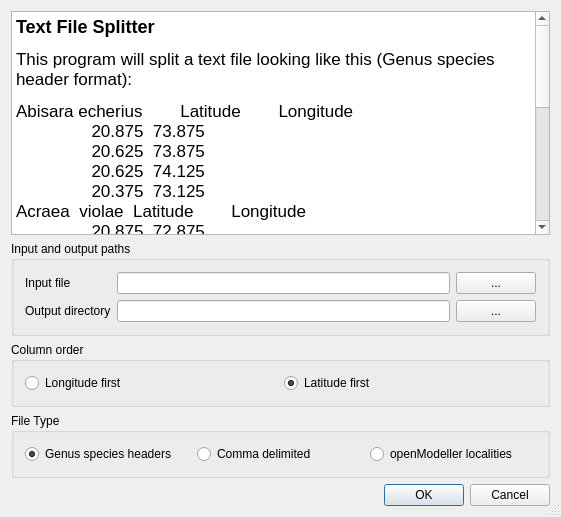
<ui version="4.0" >
 <class>OmgTextFileSplitterBase</class>
 <widget class="QDialog" name="OmgTextFileSplitterBase" >
  <property name="geometry" >
   <rect>
    <x>0</x>
    <y>0</y>
    <width>561</width>
    <height>517</height>
   </rect>
  </property>
  <property name="windowTitle" >
   <string>File Splitter</string>
  </property>
  <property name="windowIcon" >
   <iconset resource="../resources/resources.qrc" >:/om_icon_small.png</iconset>
  </property>
  <property name="sizeGripEnabled" >
   <bool>true</bool>
  </property>
  <layout class="QGridLayout" >
   <item row="0" column="0" >
    <widget class="QTextBrowser" name="textBrowser" >
     <property name="html" >
      <string>&lt;html>&lt;head>&lt;meta name="qrichtext" content="1" />&lt;style type="text/css">
p, li { white-space: pre-wrap; }
&lt;/style>&lt;/head>&lt;body style=" font-family:'Lucida Grande'; font-size:13pt; font-weight:400; font-style:normal;">
&lt;p style=" margin-top:16px; margin-bottom:12px; margin-left:0px; margin-right:0px; -qt-block-indent:0; text-indent:0px; font-weight:600;">&lt;span style=" font-size:x-large;">Text File Splitter&lt;/span>&lt;/p>
&lt;p style=" margin-top:12px; margin-bottom:12px; margin-left:0px; margin-right:0px; -qt-block-indent:0; text-indent:0px;">This program will split a text file looking like this (Genus species header format):&lt;/p>
&lt;p style=" margin-top:12px; margin-bottom:0px; margin-left:0px; margin-right:0px; -qt-block-indent:0; text-indent:0px; font-family:'Courier New,courier';">Abisara echerius        Latitude        Longitude&lt;/p>
&lt;p style=" margin-top:0px; margin-bottom:0px; margin-left:0px; margin-right:0px; -qt-block-indent:0; text-indent:0px; font-family:'Courier New,courier';">                20.875  73.875&lt;/p>
&lt;p style=" margin-top:0px; margin-bottom:0px; margin-left:0px; margin-right:0px; -qt-block-indent:0; text-indent:0px; font-family:'Courier New,courier';">                20.625  73.875&lt;/p>
&lt;p style=" margin-top:0px; margin-bottom:0px; margin-left:0px; margin-right:0px; -qt-block-indent:0; text-indent:0px; font-family:'Courier New,courier';">                20.625  74.125&lt;/p>
&lt;p style=" margin-top:0px; margin-bottom:0px; margin-left:0px; margin-right:0px; -qt-block-indent:0; text-indent:0px; font-family:'Courier New,courier';">                20.375  73.125&lt;/p>
&lt;p style=" margin-top:0px; margin-bottom:0px; margin-left:0px; margin-right:0px; -qt-block-indent:0; text-indent:0px; font-family:'Courier New,courier';">Acraea  violae  Latitude        Longitude&lt;/p>
&lt;p style=" margin-top:0px; margin-bottom:0px; margin-left:0px; margin-right:0px; -qt-block-indent:0; text-indent:0px; font-family:'Courier New,courier';">                20.875  72.875&lt;/p>
&lt;p style=" margin-top:0px; margin-bottom:0px; margin-left:0px; margin-right:0px; -qt-block-indent:0; text-indent:0px; font-family:'Courier New,courier';">                20.875  73.125&lt;/p>
&lt;p style=" margin-top:0px; margin-bottom:0px; margin-left:0px; margin-right:0px; -qt-block-indent:0; text-indent:0px; font-family:'Courier New,courier';">                20.875  73.375&lt;/p>
&lt;p style=" margin-top:0px; margin-bottom:0px; margin-left:0px; margin-right:0px; -qt-block-indent:0; text-indent:0px; font-family:'Courier New,courier';">                20.875  73.625&lt;/p>
&lt;p style=" margin-top:0px; margin-bottom:12px; margin-left:0px; margin-right:0px; -qt-block-indent:0; text-indent:0px; font-family:'Courier New,courier';">                20.875  73.875&lt;/p>
&lt;p style=" margin-top:12px; margin-bottom:12px; margin-left:0px; margin-right:0px; -qt-block-indent:0; text-indent:0px;">Note that the lattitude and longitude part is optional. in the Genus species header format.&lt;/p>
&lt;p style=" margin-top:12px; margin-bottom:12px; margin-left:0px; margin-right:0px; -qt-block-indent:0; text-indent:0px;">Or this (Comma delimited format):&lt;/p>
&lt;p style=" margin-top:12px; margin-bottom:0px; margin-left:0px; margin-right:0px; -qt-block-indent:0; text-indent:0px; font-family:'Courier New,courier';">Achalarus,lyciades,-83,42.3&lt;/p>
&lt;p style=" margin-top:0px; margin-bottom:0px; margin-left:0px; margin-right:0px; -qt-block-indent:0; text-indent:0px; font-family:'Courier New,courier';">Achalarus,lyciades,-83,42.3&lt;/p>
&lt;p style=" margin-top:0px; margin-bottom:0px; margin-left:0px; margin-right:0px; -qt-block-indent:0; text-indent:0px; font-family:'Courier New,courier';">Aglais,milberti,-120.68,50.8&lt;/p>
&lt;p style=" margin-top:0px; margin-bottom:0px; margin-left:0px; margin-right:0px; -qt-block-indent:0; text-indent:0px; font-family:'Courier New,courier';">Aglais,milberti,-121.63,50.75&lt;/p>
&lt;p style=" margin-top:0px; margin-bottom:0px; margin-left:0px; margin-right:0px; -qt-block-indent:0; text-indent:0px; font-family:'Courier New,courier';">Aglais,milberti,-121.63,50.75&lt;/p>
&lt;p style=" margin-top:0px; margin-bottom:12px; margin-left:0px; margin-right:0px; -qt-block-indent:0; text-indent:0px; font-family:'Courier New,courier';">Aglais,milberti,-119.61,50.1&lt;/p>&lt;/body>&lt;/html></string>
     </property>
    </widget>
   </item>
   <item row="1" column="0" >
    <widget class="QGroupBox" name="groupBox_3" >
     <property name="title" >
      <string>Input and output paths</string>
     </property>
     <layout class="QGridLayout" >
      <property name="leftMargin" >
       <number>11</number>
      </property>
      <property name="topMargin" >
       <number>11</number>
      </property>
      <property name="rightMargin" >
       <number>11</number>
      </property>
      <property name="bottomMargin" >
       <number>11</number>
      </property>
      <item row="0" column="0" >
       <widget class="QLabel" name="textLabel2" >
        <property name="text" >
         <string>Input file</string>
        </property>
       </widget>
      </item>
      <item row="0" column="1" >
       <widget class="QLineEdit" name="leFileName" />
      </item>
      <item row="0" column="2" >
       <widget class="QPushButton" name="pbnFileSelector" >
        <property name="text" >
         <string>...</string>
        </property>
       </widget>
      </item>
      <item row="1" column="0" >
       <widget class="QLabel" name="textLabel1" >
        <property name="text" >
         <string>Output directory</string>
        </property>
       </widget>
      </item>
      <item row="1" column="1" >
       <widget class="QLineEdit" name="leDirName" />
      </item>
      <item row="1" column="2" >
       <widget class="QPushButton" name="pbnDirectorySelector" >
        <property name="text" >
         <string>...</string>
        </property>
       </widget>
      </item>
     </layout>
    </widget>
   </item>
   <item row="2" column="0" >
    <widget class="QGroupBox" name="groupBox" >
     <property name="title" >
      <string>Column order</string>
     </property>
     <layout class="QGridLayout" >
      <property name="leftMargin" >
       <number>11</number>
      </property>
      <property name="topMargin" >
       <number>11</number>
      </property>
      <property name="rightMargin" >
       <number>11</number>
      </property>
      <property name="bottomMargin" >
       <number>11</number>
      </property>
      <item row="0" column="0" >
       <widget class="QRadioButton" name="radLongitudeFirst" >
        <property name="text" >
         <string>Longitude first</string>
        </property>
       </widget>
      </item>
      <item row="0" column="1" >
       <widget class="QRadioButton" name="radLatitudeFirst" >
        <property name="text" >
         <string>Latitude first</string>
        </property>
        <property name="checked" >
         <bool>true</bool>
        </property>
       </widget>
      </item>
     </layout>
    </widget>
   </item>
   <item row="3" column="0" >
    <widget class="QGroupBox" name="groupBox_2" >
     <property name="title" >
      <string>File Type</string>
     </property>
     <layout class="QGridLayout" >
      <property name="leftMargin" >
       <number>11</number>
      </property>
      <property name="topMargin" >
       <number>11</number>
      </property>
      <property name="rightMargin" >
       <number>11</number>
      </property>
      <property name="bottomMargin" >
       <number>11</number>
      </property>
      <item row="0" column="2" >
       <widget class="QRadioButton" name="radOpenModeller" >
        <property name="text" >
         <string>openModeller localities</string>
        </property>
        <property name="checked" >
         <bool>false</bool>
        </property>
       </widget>
      </item>
      <item row="0" column="1" >
       <widget class="QRadioButton" name="radCommaDelimited" >
        <property name="text" >
         <string>Comma delimited</string>
        </property>
        <property name="checked" >
         <bool>false</bool>
        </property>
       </widget>
      </item>
      <item row="0" column="0" >
       <widget class="QRadioButton" name="radGenusSpeciesHeader" >
        <property name="text" >
         <string>Genus species headers</string>
        </property>
        <property name="checked" >
         <bool>true</bool>
        </property>
       </widget>
      </item>
     </layout>
    </widget>
   </item>
   <item row="4" column="0" >
    <widget class="QDialogButtonBox" name="buttonBox" >
     <property name="orientation" >
      <enum>Qt::Horizontal</enum>
     </property>
     <property name="standardButtons" >
      <set>QDialogButtonBox::Cancel|QDialogButtonBox::NoButton|QDialogButtonBox::Ok</set>
     </property>
    </widget>
   </item>
  </layout>
 </widget>
 <layoutdefault spacing="6" margin="11" />
 <tabstops>
  <tabstop>leFileName</tabstop>
  <tabstop>pbnFileSelector</tabstop>
  <tabstop>leDirName</tabstop>
  <tabstop>pbnDirectorySelector</tabstop>
  <tabstop>radLongitudeFirst</tabstop>
  <tabstop>radLatitudeFirst</tabstop>
  <tabstop>radGenusSpeciesHeader</tabstop>
  <tabstop>radCommaDelimited</tabstop>
  <tabstop>radOpenModeller</tabstop>
  <tabstop>textBrowser</tabstop>
 </tabstops>
 <resources>
  <include location="../resources/resources.qrc" />
 </resources>
 <connections>
  <connection>
   <sender>buttonBox</sender>
   <signal>rejected()</signal>
   <receiver>OmgTextFileSplitterBase</receiver>
   <slot>reject()</slot>
   <hints>
    <hint type="sourcelabel" >
     <x>438</x>
     <y>498</y>
    </hint>
    <hint type="destinationlabel" >
     <x>321</x>
     <y>474</y>
    </hint>
   </hints>
  </connection>
  <connection>
   <sender>buttonBox</sender>
   <signal>accepted()</signal>
   <receiver>OmgTextFileSplitterBase</receiver>
   <slot>accept()</slot>
   <hints>
    <hint type="sourcelabel" >
     <x>514</x>
     <y>495</y>
    </hint>
    <hint type="destinationlabel" >
     <x>443</x>
     <y>4</y>
    </hint>
   </hints>
  </connection>
 </connections>
</ui>
